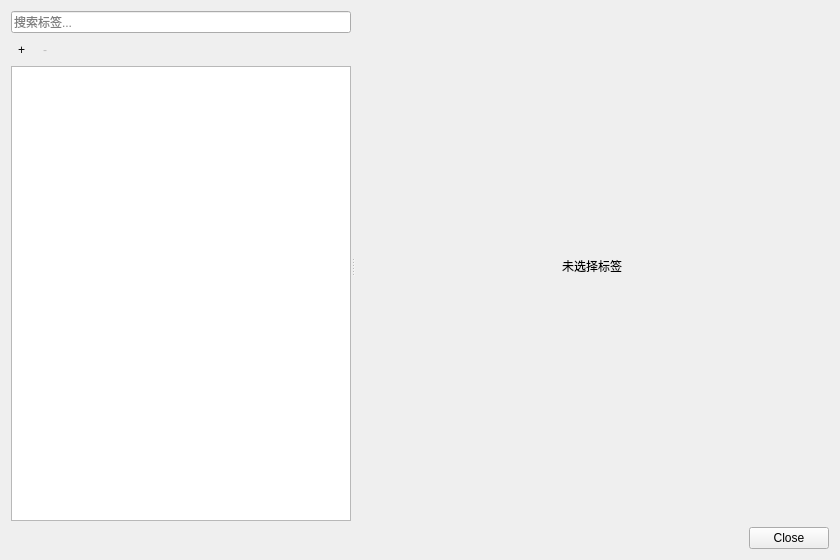
<?xml version="1.0" encoding="UTF-8"?>
<ui version="4.0">
 <class>TagManagerDialog</class>
 <widget class="QDialog" name="TagManagerDialog">
  <property name="geometry">
   <rect>
    <x>0</x>
    <y>0</y>
    <width>840</width>
    <height>560</height>
   </rect>
  </property>
  <property name="minimumSize">
   <size>
    <width>720</width>
    <height>480</height>
   </size>
  </property>
  <property name="windowTitle">
   <string>标签管理器</string>
  </property>
  <layout class="QVBoxLayout" name="verticalLayout">
   <item>
    <widget class="QSplitter" name="splitterTags">
     <property name="orientation">
      <enum>Qt::Orientation::Horizontal</enum>
     </property>
     <widget class="QWidget" name="widgetTagListPane">
      <property name="minimumSize">
       <size>
        <width>220</width>
        <height>0</height>
       </size>
      </property>
      <property name="maximumSize">
       <size>
        <width>340</width>
        <height>16777215</height>
       </size>
      </property>
      <layout class="QVBoxLayout" name="verticalLayoutTagList">
       <property name="leftMargin">
        <number>0</number>
       </property>
       <property name="topMargin">
        <number>0</number>
       </property>
       <property name="rightMargin">
        <number>0</number>
       </property>
       <property name="bottomMargin">
        <number>0</number>
       </property>
       <item>
        <widget class="QLineEdit" name="lineEditTagFilter">
         <property name="clearButtonEnabled">
          <bool>true</bool>
         </property>
         <property name="placeholderText">
          <string>搜索标签...</string>
         </property>
        </widget>
       </item>
       <item>
        <layout class="QHBoxLayout" name="horizontalLayoutTagTools">
         <property name="spacing">
          <number>4</number>
         </property>
         <item>
          <widget class="QToolButton" name="toolButtonAddTag">
           <property name="toolTip">
            <string>新增标签</string>
           </property>
           <property name="text">
            <string>+</string>
           </property>
           <property name="autoRaise">
            <bool>true</bool>
           </property>
          </widget>
         </item>
         <item>
          <widget class="QToolButton" name="toolButtonDeleteTag">
           <property name="enabled">
            <bool>false</bool>
           </property>
           <property name="toolTip">
            <string>删除标签</string>
           </property>
           <property name="text">
            <string>-</string>
           </property>
           <property name="autoRaise">
            <bool>true</bool>
           </property>
          </widget>
         </item>
         <item>
          <spacer name="horizontalSpacerTagTools">
           <property name="orientation">
            <enum>Qt::Orientation::Horizontal</enum>
           </property>
           <property name="sizeHint" stdset="0">
            <size>
             <width>40</width>
             <height>20</height>
            </size>
           </property>
          </spacer>
         </item>
        </layout>
       </item>
       <item>
        <widget class="QListWidget" name="listWidgetTags">
         <property name="alternatingRowColors">
          <bool>true</bool>
         </property>
         <property name="selectionMode">
          <enum>QAbstractItemView::SelectionMode::SingleSelection</enum>
         </property>
        </widget>
       </item>
      </layout>
     </widget>
     <widget class="QStackedWidget" name="stackedWidgetTagEditor">
      <property name="currentIndex">
       <number>0</number>
      </property>
      <widget class="QWidget" name="pageNoTagSelected">
       <layout class="QVBoxLayout" name="verticalLayoutNoTagSelected">
        <item>
         <widget class="QLabel" name="labelNoTagSelected">
          <property name="text">
           <string>未选择标签</string>
          </property>
          <property name="alignment">
           <set>Qt::AlignmentFlag::AlignCenter</set>
          </property>
         </widget>
        </item>
       </layout>
      </widget>
      <widget class="QWidget" name="pageTagEditor">
       <layout class="QVBoxLayout" name="verticalLayoutTagEditor">
        <property name="leftMargin">
         <number>16</number>
        </property>
        <property name="topMargin">
         <number>16</number>
        </property>
        <property name="rightMargin">
         <number>16</number>
        </property>
        <property name="bottomMargin">
         <number>16</number>
        </property>
        <property name="spacing">
         <number>16</number>
        </property>
        <item>
         <widget class="QLabel" name="labelTagPropertiesHeading">
          <property name="font">
           <font>
            <pointsize>13</pointsize>
            <bold>true</bold>
           </font>
          </property>
          <property name="text">
           <string>标签属性</string>
          </property>
         </widget>
        </item>
        <item>
         <layout class="QFormLayout" name="formLayoutTagProperties">
          <property name="fieldGrowthPolicy">
           <enum>QFormLayout::FieldGrowthPolicy::ExpandingFieldsGrow</enum>
          </property>
          <property name="verticalSpacing">
           <number>12</number>
          </property>
          <item row="0" column="0">
           <widget class="QLabel" name="labelTagName">
            <property name="text">
             <string>名称</string>
            </property>
            <property name="buddy">
             <cstring>lineEditTagName</cstring>
            </property>
           </widget>
          </item>
          <item row="0" column="1">
           <widget class="QLineEdit" name="lineEditTagName"/>
          </item>
          <item row="1" column="0">
           <widget class="QLabel" name="labelTagDescription">
            <property name="text">
             <string>描述</string>
            </property>
            <property name="buddy">
             <cstring>plainTextEditTagDescription</cstring>
            </property>
           </widget>
          </item>
          <item row="1" column="1">
           <widget class="QPlainTextEdit" name="plainTextEditTagDescription">
            <property name="maximumSize">
             <size>
              <width>16777215</width>
              <height>120</height>
             </size>
            </property>
            <property name="tabChangesFocus">
             <bool>true</bool>
            </property>
           </widget>
          </item>
          <item row="2" column="0">
           <widget class="QLabel" name="labelTagColor">
            <property name="text">
             <string>颜色</string>
            </property>
            <property name="buddy">
             <cstring>pushButtonTagColor</cstring>
            </property>
           </widget>
          </item>
          <item row="2" column="1">
           <widget class="QPushButton" name="pushButtonTagColor">
            <property name="minimumSize">
             <size>
              <width>120</width>
              <height>0</height>
             </size>
            </property>
            <property name="text">
             <string>#2196F3</string>
            </property>
           </widget>
          </item>
          <item row="3" column="0">
           <widget class="QLabel" name="labelTagEnabled">
            <property name="text">
             <string>状态</string>
            </property>
            <property name="buddy">
             <cstring>checkBoxTagEnabled</cstring>
            </property>
           </widget>
          </item>
          <item row="3" column="1">
           <widget class="QCheckBox" name="checkBoxTagEnabled">
            <property name="text">
             <string>启用</string>
            </property>
           </widget>
          </item>
          <item row="4" column="0">
           <widget class="QLabel" name="labelTagOrder">
            <property name="text">
             <string>排序</string>
            </property>
            <property name="buddy">
             <cstring>spinBoxTagOrder</cstring>
            </property>
           </widget>
          </item>
          <item row="4" column="1">
           <widget class="QSpinBox" name="spinBoxTagOrder">
            <property name="maximum">
             <number>999999</number>
            </property>
           </widget>
          </item>
         </layout>
        </item>
        <item>
         <spacer name="verticalSpacerTagProperties">
          <property name="orientation">
           <enum>Qt::Orientation::Vertical</enum>
          </property>
          <property name="sizeHint" stdset="0">
           <size>
            <width>20</width>
            <height>40</height>
           </size>
          </property>
         </spacer>
        </item>
        <item>
         <layout class="QHBoxLayout" name="horizontalLayoutSaveTag">
          <item>
           <spacer name="horizontalSpacerSaveTag">
            <property name="orientation">
             <enum>Qt::Orientation::Horizontal</enum>
            </property>
            <property name="sizeHint" stdset="0">
             <size>
              <width>40</width>
              <height>20</height>
             </size>
            </property>
           </spacer>
          </item>
          <item>
           <widget class="QPushButton" name="pushButtonSaveTag">
            <property name="enabled">
             <bool>false</bool>
            </property>
            <property name="text">
             <string>保存</string>
            </property>
           </widget>
          </item>
         </layout>
        </item>
       </layout>
      </widget>
     </widget>
    </widget>
   </item>
   <item>
    <widget class="QDialogButtonBox" name="buttonBox">
     <property name="orientation">
      <enum>Qt::Orientation::Horizontal</enum>
     </property>
     <property name="standardButtons">
      <set>QDialogButtonBox::StandardButton::Close</set>
     </property>
    </widget>
   </item>
  </layout>
 </widget>
 <resources/>
 <connections>
  <connection>
   <sender>buttonBox</sender>
   <signal>rejected()</signal>
   <receiver>TagManagerDialog</receiver>
   <slot>reject()</slot>
   <hints>
    <hint type="sourcelabel">
     <x>795</x>
     <y>532</y>
    </hint>
    <hint type="destinationlabel">
     <x>420</x>
     <y>280</y>
    </hint>
   </hints>
  </connection>
 </connections>
</ui>
